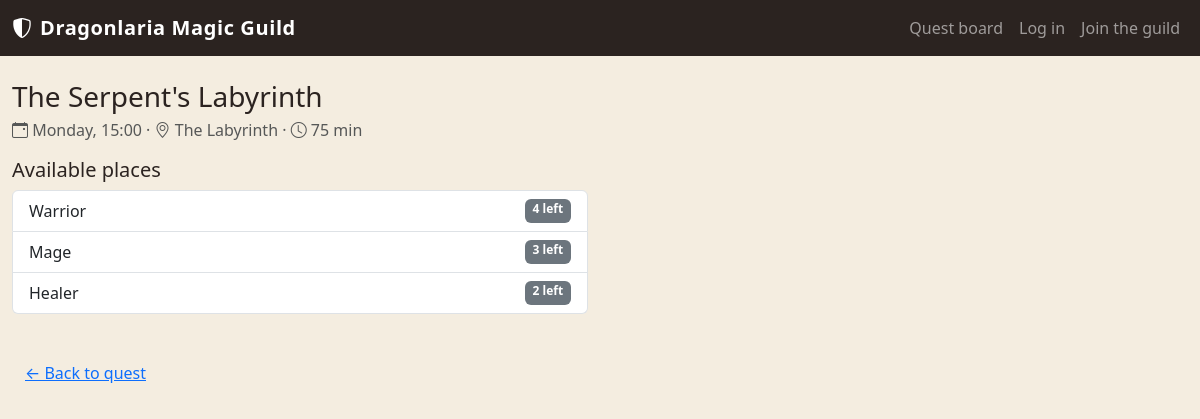
/sessions/1, run on the app's committed database.
### tables this page shows
CREATE TABLE "QUESTS" (
	"quest_id"	INTEGER NOT NULL UNIQUE,
	"created_by"	INTEGER NOT NULL,
	"title"	TEXT NOT NULL,
	"dur_mins"	INTEGER NOT NULL,
	"quest_type"	TEXT NOT NULL,
	"difficulty"	TEXT NOT NULL,
	"desc"	TEXT NOT NULL,
	"image_path"	TEXT NOT NULL,
	PRIMARY KEY("quest_id" AUTOINCREMENT),
	FOREIGN KEY("created_by") REFERENCES "USERS"("user_id")
);

CREATE TABLE "QUEST_SESSIONS" (
	"session_id"	INTEGER NOT NULL UNIQUE,
	"quest_id"	INTEGER NOT NULL,
	"day"	TEXT NOT NULL,
	"start_time"	TEXT NOT NULL,
	"location"	TEXT NOT NULL,
	PRIMARY KEY("session_id" AUTOINCREMENT),
	FOREIGN KEY("quest_id") REFERENCES "QUESTS"("quest_id")
);

### app.py (the view)
@app.route("/sessions/<int:session_id>")
def session(session_id):
    session_db = quest_sessions_dao.get_session_by_id(session_id)
    if session_db is None:
        flash("Quest session not found", "danger")
        return redirect(url_for("homepage"))
    remaining = quest_sessions_dao.get_all_remaining_places(session_id)
    return render_template("public/session.html", session=session_db, remaining=remaining, roles=list(ROLE_CAPACITIES.keys()))

### quest_sessions_dao.py (called while the page is built)
def get_remaining_places(session_id, role_category):
    capacities = {"Warrior": 4, "Mage": 3, "Healer": 2} #capacities dictionary
    query = (
        "SELECT COALESCE(SUM(places_reserved), 0) AS taken " #COALESCE is added bc if no participants = return 0 rather than NULL
        "FROM PARTICIPATIONS P "
        "WHERE session_id = ? AND role_is = ?" )
    conn = sqlite3.connect("database/myquest.db")
    conn.row_factory = sqlite3.Row
    cursor = conn.cursor()
    cursor.execute(query, (session_id, role_category))
    db_participation = cursor.fetchone()
    cursor.close()
    conn.close()
    return capacities[role_category] - db_participation["taken"] #returns int value of remaining places for role

def get_all_remaining_places(session_id):
    capacities = {"Warrior": 4, "Mage": 3, "Healer": 2}
    remaining = {}
    for role in capacities:
        remaining[role] = get_remaining_places(session_id, role)
    return remaining

def get_session_by_id(session_id):
    query = (
        "SELECT QS.*, Q.title, Q.quest_type, Q.difficulty, Q.dur_mins AS duration_minutes, "
        "Q.desc AS description, Q.image_path "
        "FROM QUEST_SESSIONS QS "
        "JOIN QUESTS Q ON QS.quest_id = Q.quest_id "
        "WHERE QS.session_id = ?" )
    conn = sqlite3.connect("database/myquest.db")
    conn.row_factory = sqlite3.Row
    cursor = conn.cursor()
    cursor.execute(query, (session_id,))
    db_session = cursor.fetchone()
    cursor.close()
    conn.close()
    return db_session

### templates/public/session.html (shortened to what this page needs)
{% extends "base.html" %}
{% block content %}
<div class="col-12 col-lg-6">
  <h1 class="h3 mb-1">{{ session.title }}</h1>
  <p class="text-muted mb-3">
    <i class="bi bi-calendar-event"></i> {{ session.day }}, {{ session.start_time }}
    &middot; <i class="bi bi-geo-alt"></i> {{ session.location }}
    &middot; <i class="bi bi-clock"></i> {{ session.duration_minutes }} min
  </p>
  <h2 class="h5">Available places</h2>
  <ul class="list-group mb-4">
    {% for role, spots in remaining.items() %}
    <li class="list-group-item d-flex justify-content-between">
      <span>{{ role }}</span>
      <span class="badge bg-secondary">{{ spots }} left</span>
    </li>
    {% endfor %}
  </ul>
  <a href="{{ url_for('quest', quest_id=session.quest_id) }}" class="btn btn-link mt-3">← Back to quest</a>
</div>
{% endblock %}

### static/style.css (style rules this page uses)
:root { --guild-ember: #b5502f; --guild-ember-dark: #7c3620; --guild-parchment: #f4ede0; --guild-ink: #2b2320; --guild-forest: #3c5741; }
body { background-color: var(--guild-parchment); color: var(--guild-ink); }

### data on the page
QUESTS: title "The Serpent's Labyrinth", duration_minutes "75"
QUEST_SESSIONS: day "Monday", start_time "15:00", location "The Labyrinth"

### other printed values
{{ role }} "Warrior" "Mage" "Healer"
{{ spots }} "4" "3" "2"
